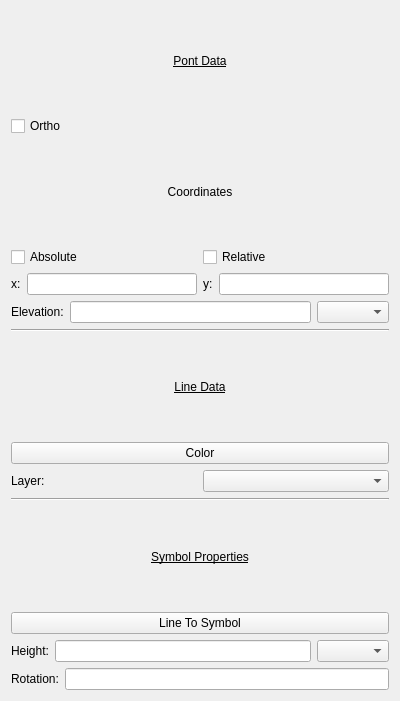
<?xml version="1.0" encoding="UTF-8"?>
<ui version="4.0">
 <class>lpPoints</class>
 <widget class="QWidget" name="lpPoints">
  <property name="geometry">
   <rect>
    <x>0</x>
    <y>0</y>
    <width>400</width>
    <height>701</height>
   </rect>
  </property>
  <property name="windowTitle">
   <string>Form</string>
  </property>
  <layout class="QVBoxLayout" name="verticalLayout">
   <item>
    <widget class="QLabel" name="PointData">
     <property name="font">
      <font>
       <underline>true</underline>
      </font>
     </property>
     <property name="text">
      <string>Pont Data</string>
     </property>
     <property name="alignment">
      <set>Qt::AlignCenter</set>
     </property>
    </widget>
   </item>
   <item>
    <widget class="QCheckBox" name="OrthoCheckBox">
     <property name="text">
      <string>Ortho</string>
     </property>
    </widget>
   </item>
   <item>
    <widget class="QLabel" name="Coordinates">
     <property name="text">
      <string>Coordinates</string>
     </property>
     <property name="alignment">
      <set>Qt::AlignCenter</set>
     </property>
    </widget>
   </item>
   <item>
    <layout class="QHBoxLayout" name="horizontalLayout">
     <item>
      <widget class="QCheckBox" name="AbsoluteCheckBox">
       <property name="text">
        <string>Absolute</string>
       </property>
      </widget>
     </item>
     <item>
      <widget class="QCheckBox" name="RelativeCheckBox">
       <property name="text">
        <string>Relative</string>
       </property>
      </widget>
     </item>
    </layout>
   </item>
   <item>
    <layout class="QHBoxLayout" name="horizontalLayout_2">
     <item>
      <widget class="QLabel" name="XLabel">
       <property name="text">
        <string>x:</string>
       </property>
      </widget>
     </item>
     <item>
      <widget class="QLineEdit" name="XLineEdit"/>
     </item>
     <item>
      <widget class="QLabel" name="YLabel">
       <property name="text">
        <string>y:</string>
       </property>
      </widget>
     </item>
     <item>
      <widget class="QLineEdit" name="YLineEdit"/>
     </item>
    </layout>
   </item>
   <item>
    <layout class="QHBoxLayout" name="horizontalLayout_3">
     <item>
      <widget class="QLabel" name="Elevation">
       <property name="text">
        <string>Elevation:</string>
       </property>
      </widget>
     </item>
     <item>
      <widget class="QLineEdit" name="ElevationLineEdit"/>
     </item>
     <item>
      <widget class="QComboBox" name="ElevationComboBox"/>
     </item>
    </layout>
   </item>
   <item>
    <widget class="Line" name="line">
     <property name="orientation">
      <enum>Qt::Horizontal</enum>
     </property>
    </widget>
   </item>
   <item>
    <widget class="QLabel" name="LineData">
     <property name="font">
      <font>
       <underline>true</underline>
      </font>
     </property>
     <property name="text">
      <string>Line Data</string>
     </property>
     <property name="alignment">
      <set>Qt::AlignCenter</set>
     </property>
    </widget>
   </item>
   <item>
    <widget class="QPushButton" name="Color">
     <property name="text">
      <string>Color</string>
     </property>
    </widget>
   </item>
   <item>
    <layout class="QHBoxLayout" name="horizontalLayout_4">
     <item>
      <widget class="QLabel" name="Layer">
       <property name="text">
        <string>Layer:</string>
       </property>
      </widget>
     </item>
     <item>
      <widget class="QComboBox" name="LayerComboBox"/>
     </item>
    </layout>
   </item>
   <item>
    <widget class="Line" name="line_2">
     <property name="orientation">
      <enum>Qt::Horizontal</enum>
     </property>
    </widget>
   </item>
   <item>
    <widget class="QLabel" name="SymbolProperties">
     <property name="font">
      <font>
       <underline>true</underline>
      </font>
     </property>
     <property name="text">
      <string>Symbol Properties</string>
     </property>
     <property name="alignment">
      <set>Qt::AlignCenter</set>
     </property>
    </widget>
   </item>
   <item>
    <widget class="QPushButton" name="LineToSymbol">
     <property name="text">
      <string>Line To Symbol</string>
     </property>
    </widget>
   </item>
   <item>
    <layout class="QHBoxLayout" name="horizontalLayout_5">
     <item>
      <widget class="QLabel" name="Height">
       <property name="text">
        <string>Height:</string>
       </property>
      </widget>
     </item>
     <item>
      <widget class="QLineEdit" name="HeightLineEdit"/>
     </item>
     <item>
      <widget class="QComboBox" name="HeightComboBox"/>
     </item>
    </layout>
   </item>
   <item>
    <layout class="QHBoxLayout" name="horizontalLayout_6">
     <item>
      <widget class="QLabel" name="Rotation">
       <property name="text">
        <string>Rotation:</string>
       </property>
      </widget>
     </item>
     <item>
      <widget class="QLineEdit" name="lineEdit"/>
     </item>
    </layout>
   </item>
  </layout>
 </widget>
 <resources/>
 <connections/>
</ui>
